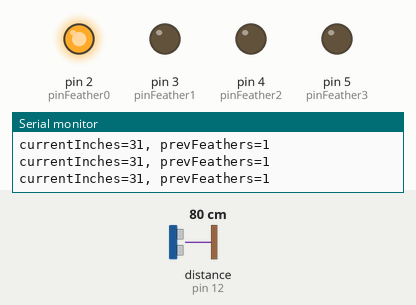
The sketch below on a simulated Arduino Uno, built with avr-gcc and run on an emulated ATmega328P. Shown: output pins drawn as LEDs (lit = HIGH), the last lines printed to the serial monitor. Wiring (inferred from the names in the program): ultrasonic range finder: trigger pin 11; echo pin 12. Inputs (shaded band) come from the test bench; at power-on: distance to the obstacle (sensor on pin 12) 80 cm. The echo pulse lasts 58.3 µs per cm; pins used as bus, display or sensor lines are not drawn.

Above: at 1.2 s.
1.3 s: distance to the obstacle (sensor on pin 12) set to 71 cm
2.8 s: distance to the obstacle (sensor on pin 12) set to 63 cm
At 3.3 s:
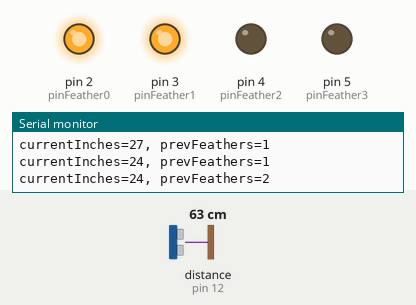
4.3 s: distance to the obstacle (sensor on pin 12) set to 250 cm
At 4.9 s:
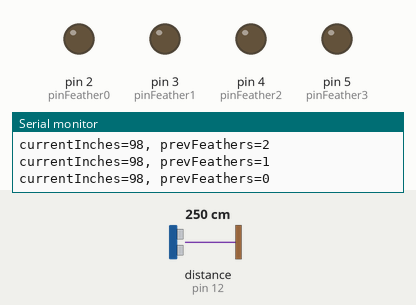
6.1 s: distance to the obstacle (sensor on pin 12) set to 110 cm
7.6 s: distance to the obstacle (sensor on pin 12) set to 102 cm
At 8.3 s:
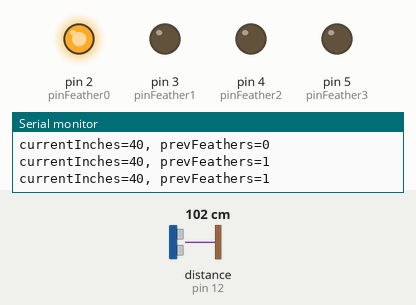
10.6 s: distance to the obstacle (sensor on pin 12) set to 2 cm
At 12.6 s:
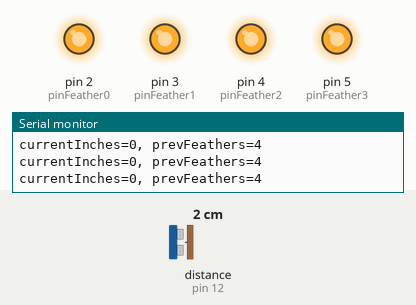
Timing chart, 0 to 13.8 s (numbered marks = the images above; inputs shaded):
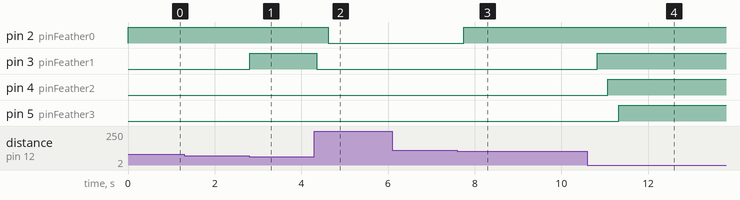

Measured:
- the behaviour switches between 67 and 66 cm on distance to the obstacle (sensor on pin 12) (found by bisection; images 0 and 1)
- the behaviour switches between 105 and 104 cm on distance to the obstacle (sensor on pin 12) (found by bisection; images 2 and 3)
- after the input at 2.8 s, pin 3 (pinFeather1): LOW → HIGH at once
- after the input at 4.3 s, pin 2 (pinFeather0): HIGH → LOW after 0.32 s; pin 3 (pinFeather1): HIGH → LOW after 0.05 s
- after the input at 7.6 s, pin 2 (pinFeather0): LOW → HIGH after 0.15 s
- after the input at 10.6 s, pin 3 (pinFeather1): LOW → HIGH after 0.22 s; pin 4 (pinFeather2): LOW → HIGH after 0.47 s; pin 5 (pinFeather3): LOW → HIGH after 0.73 s

The sketch:

ProxitySensorTest.ino
```cpp
// Globals (for convenience)
int trigPin = 11;    // Proximity sensor - Trig line
int echoPin = 12;    // Proximity sensor - Echo line

int pinFeather0 = 2;  // D2 ----/\/\/\/----|>|----Gnd.  All resistors 510 ohms.
int pinFeather1 = 3;  // D3 ----/\/\/\/----|>|----Gnd
int pinFeather2 = 4;  // D4 ----/\/\/\/----|>|----Gnd
int pinFeather3 = 5;  // D5 ----/\/\/\/----|>|----Gnd

// Variable to keep track of the previous number of feathers lit.
int prevFeathers;


// Setup function (executed once)
void setup() {

  // Serial port initialization (for debugging)
  Serial.begin (9600);

  // Initialize proximity sensor pins
  pinMode(trigPin, OUTPUT);
  pinMode(echoPin, INPUT);

  // Initialize feather pins
  pinMode(pinFeather0, OUTPUT);
  pinMode(pinFeather1, OUTPUT);
  pinMode(pinFeather2, OUTPUT);
  pinMode(pinFeather3, OUTPUT);

  digitalWrite(pinFeather0, LOW);
  digitalWrite(pinFeather1, LOW);
  digitalWrite(pinFeather2, LOW);
  digitalWrite(pinFeather3, LOW);

  // Initialize other variables
  prevFeathers = 0;
}


// Function takes the distance in inches
// and returns the number of feathers to be lit
int inchesToFeathers(long i) {

  if(i > 40) {
    return 0;

  } else if(i > 25) {
    return 1;

  } else if(i > 16) {
    return 2;

  } else if(i > 8) {
    return 3;

  } else {
    return 4;
  }

}


// Function takes the number of feathers desired to be lit,
// and lights the feather LEDs.
void setFeathers(int i) {

  int n = i;

  if(n > 4) {
    n = 4;

  } else if(n < 0) {
    n = 0;

  } else {
    // keep n as-is
  }

  switch(n) {
    case 0:
      digitalWrite(pinFeather0, LOW);
      digitalWrite(pinFeather1, LOW);
      digitalWrite(pinFeather2, LOW);
      digitalWrite(pinFeather3, LOW);
      break;

    case 1:
      digitalWrite(pinFeather0, HIGH);
      digitalWrite(pinFeather1, LOW);
      digitalWrite(pinFeather2, LOW);
      digitalWrite(pinFeather3, LOW);
      break;

    case 2:
      digitalWrite(pinFeather0, HIGH);
      digitalWrite(pinFeather1, HIGH);
      digitalWrite(pinFeather2, LOW);
      digitalWrite(pinFeather3, LOW);
      break;

    case 3:
      digitalWrite(pinFeather0, HIGH);
      digitalWrite(pinFeather1, HIGH);
      digitalWrite(pinFeather2, HIGH);
      digitalWrite(pinFeather3, LOW);
      break;

    case 4:
      digitalWrite(pinFeather0, HIGH);
      digitalWrite(pinFeather1, HIGH);
      digitalWrite(pinFeather2, HIGH);
      digitalWrite(pinFeather3, HIGH);
      break;

    default:
      digitalWrite(pinFeather0, LOW);
      digitalWrite(pinFeather1, LOW);
      digitalWrite(pinFeather2, LOW);
      digitalWrite(pinFeather3, LOW);
      break;
  }

}


// Loop function (executed iteratively)
void loop() {

  // The sensor is triggered by a HIGH pulse of 10 or more microseconds.
  // Give a short LOW pulse beforehand to ensure a clean HIGH pulse:
  digitalWrite(trigPin, LOW);
  delayMicroseconds(5);
  digitalWrite(trigPin, HIGH);
  delayMicroseconds(10);
  digitalWrite(trigPin, LOW);

  // Read the signal from the sensor: a HIGH pulse whose
  // duration is the time (in microseconds) from the sending
  // of the ping to the reception of its echo off of an object.
  pinMode(echoPin, INPUT);
  long duration = pulseIn(echoPin, HIGH);

  // Convert the time into a distance (in inches)
  long currentInches = (duration / 2) / 74;

  // Display some debugging messages on the serial console
  Serial.print("currentInches=");
  Serial.print(currentInches);
  Serial.print(", prevFeathers=");
  Serial.print(prevFeathers);
  Serial.println();


  if(inchesToFeathers(currentInches) > prevFeathers) {
    // If, based on the current distance value, the number of feathers
    // that we need to light up is larger than the number of feathers
    // we previously lit up, then add another feather.
    int numFeathers = prevFeathers + 1;
    setFeathers(numFeathers);
    prevFeathers = numFeathers;

  } else if(inchesToFeathers(currentInches) < prevFeathers) {
    // If, based on the current distance value, the number of feathers
    // that we need to light up is fewer than the number of feathers
    // we previously lit up, then subtract a feather.
    int numFeathers = prevFeathers - 1;
    setFeathers(numFeathers);
    prevFeathers = numFeathers;

  } else {
    // Do nothing.  Keep the number of feathers the same.
  }

  // The loop is executed approximately 4 times per second.
  delay(250);
}
```
